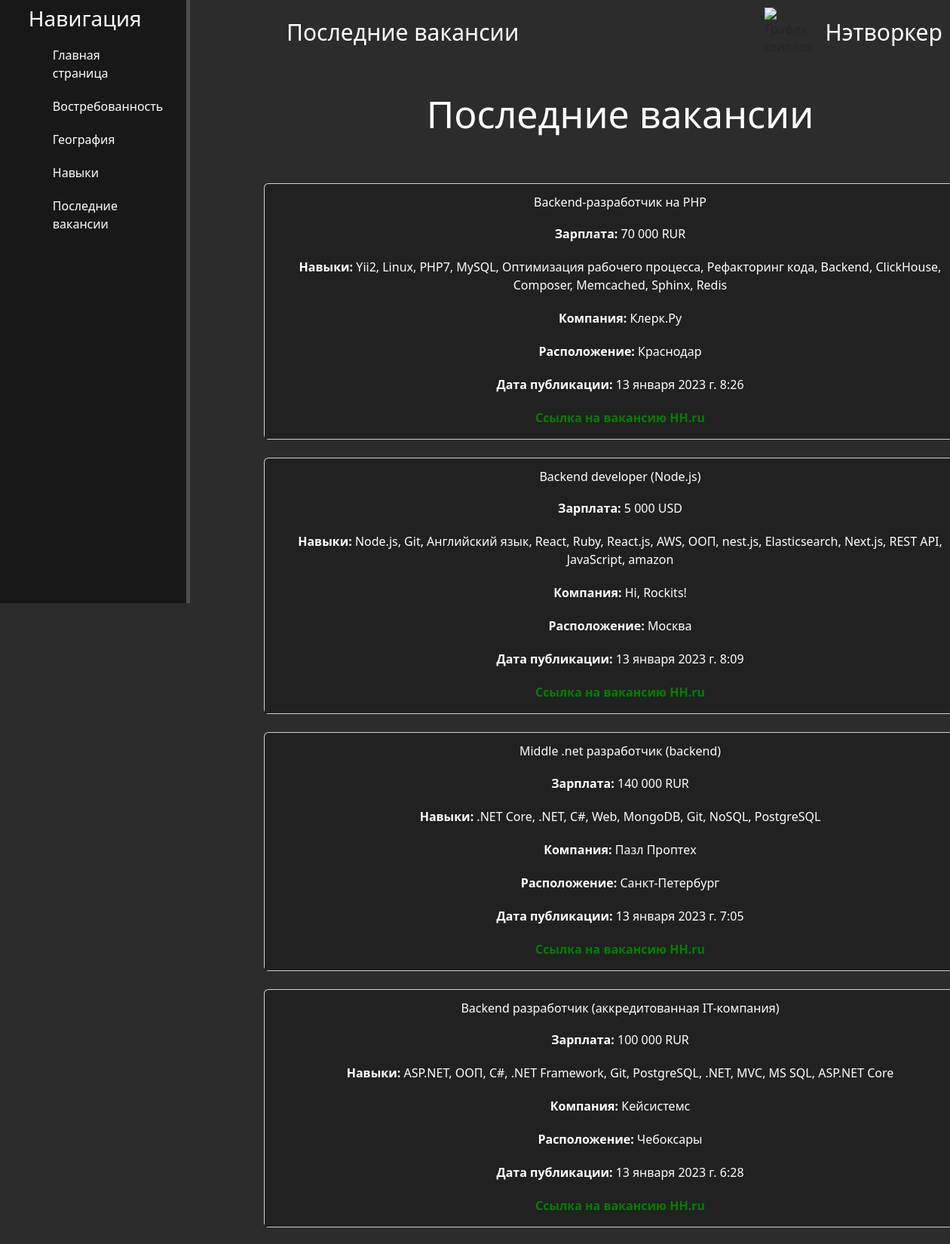
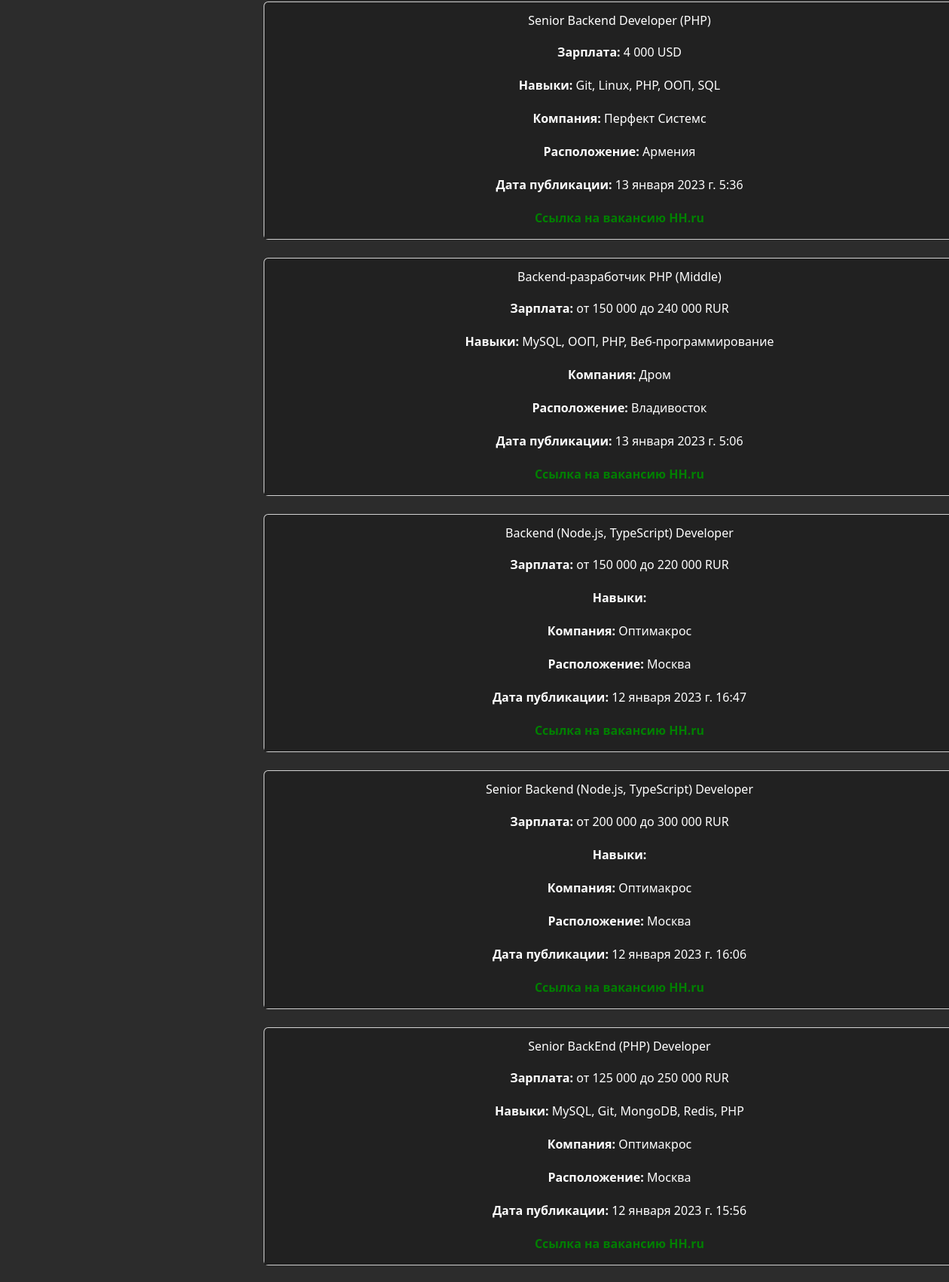
/vacancies (upper part), run on the app's committed database (2 pictures, top to bottom).
### main/models.py (models this page shows)
class Vacancy(models.Model):
    hh_id = models.CharField(max_length=100, default='0000')
    name = models.CharField(
        'Название вакансии',
        max_length=100,
        default='name'
    )
    published_at = models.DateTimeField(
        'Дата публикации',
        default=datetime.datetime(2023, 1, 7, 15, 10, 47, 625508)
    )
    description = models.TextField('Описание', blank=True, null=True)
    key_skills = models.TextField('Навыки', blank=True, null=True)
    address = models.TextField('Город', blank=True, null=True)
    url = models.URLField('Ссылка', max_length=100, null=True)
    salary = models.CharField(
        'зарплата',
        max_length=100,
        blank=True,
        null=True
    )
    employer = models.CharField(
        'Имя нанимателя',
        max_length=100,
        blank=True,
        null=True
    )
    class Meta:
        verbose_name = 'Вакансии hh.ru'
        verbose_name_plural = 'Вакансии hh.ru'

### main/views.py (the view)
# urls.py: path('vacancies', include("main.urls"))
def vacancies(request):
    add_vacancies()
    return render(request, "main/vacancies.html", context={'vacancies': Vacancy.objects.order_by('-published_at')[:10]})

### main/utils.py (called while the page is built, shortened)
def add_vacancies():
    set_vacancyModels(get_vacancies())

def set_vacancyModels(vacancies):
    models_hh_id = [item.hh_id for item in Vacancy.objects.all()]

def get_api():
    params = {
        'text': 'backend',
        'specialization': 1,
        'page': 1,
        'per_page': 100,
    }
    return requests.get('https://api.hh.ru/vacancies', params).json()

def get_vacancies():
    try:
        data = []
        info = get_api()
        for row in info['items']:
            if row['name'].lower().__contains__('backend') and not row['salary'] is None:
                data.append({'id': row['id'], 'published_at': row['published_at']})
        data = sorted(data, key=lambda x: x['published_at'])
        vacancies = []
        for vacancy in data[len(data) - 10:]:
            vacancies.append(clean_vacancy(requests.get(f'https://api.hh.ru/vacancies/{vacancy["id"]}').json()))
        return vacancies
    except Exception as e:
        print(e)
        print(datetime.datetime.now())
        return []

### main/templates/main/vacancies.html (shortened to what this page needs)
{% extends 'main/layout.html' %}
{% block footer %} Последние вакансии {% endblock %}
{% block content %}
<div class="features">
<h1 style="text-align: center;"> Последние вакансии</h1>
    <br>
    <div style="max-width: 1000px; margin: 30px auto;">
        {% for vacancy in vacancies %}
            <div class="card">
                <div class="card-header" style="background: #212121; max-width: 1000px;">
                    <h5 class="mb-0">
                        <button class="btn btn-link" data-toggle="collapse" style="text-decoration: none; color: white">
                            <div class="text_block">
                                <h6>{{ vacancy.name }}</h6>
                                <p style="max-width: 1000px;"><b>Зарплата:</b> {{ vacancy.salary }}</p>
                                <p><b>Навыки: </b>{{ vacancy.key_skills }}</p>
                                <p><b>Компания: </b> {{ vacancy.employer }}</p>
                                <p><b>Расположение:</b> {{ vacancy.address }}</p>
                                <p><b>Дата публикации:</b> {{ vacancy.published_at }}</p>
                                <a style="color: green" href={{ vacancy.url }}><strong>Ссылка на вакансию HH.ru</strong></a>
                            </div>
                        </button>
                    </h5>
                </div>
            </div>
            <br>
        {% endfor %}
    </div>
</div>
{% endblock %}

### main/static/main/css/main.css (style rules this page uses)
body { background: #2c2c2c; }
a { text-decoration: none; }
main .features { float: left; color: #fff; margin-top: 30px; margin-left: 350px; text-align: center; width: 75%; }
main .features h1 { font-size: 50px; }
main .features p { max-width: 1000px; margin: 20px auto; margin-bottom: 20px; }

### data on the page
Vacancy: name "Backend-разработчик на PHP", salary "70 000 RUR", key_skills "Yii2, Linux, PHP7, MySQL, Оптимизация рабочего процесса, Рефакторинг кода, Backend, ClickHouse, Composer, Memcached, Sphinx, Redis", employer "Клерк.Ру", address "Краснодар", published_at "13 января 2023 г. 8:26"
Vacancy: name "Backend developer (Node.js)", salary "5 000 USD", key_skills "Node.js, Git, Английский язык, React, Ruby, React.js, AWS, ООП, nest.js, Elasticsearch, Next.js, REST API, JavaScript, amazon", employer "Hi, Rockits!", address "Москва", published_at "13 января 2023 г. 8:09"
Vacancy: name "Middle .net разработчик (backend)", salary "140 000 RUR", key_skills ".NET Core, .NET, С#, Web, MongoDB, Git, NoSQL, PostgreSQL", employer "Пазл Проптех", address "Санкт-Петербург", published_at "13 января 2023 г. 7:05"
Vacancy: name "Backend разработчик (аккредитованная IT-компания)", salary "100 000 RUR", key_skills "ASP.NET, ООП, C#, .NET Framework, Git, PostgreSQL, .NET, MVC, MS SQL, ASP.NET Core", employer "Кейсистемс", address "Чебоксары", published_at "13 января 2023 г. 6:28"
Vacancy: name "Senior Backend Developer (PHP)", salary "4 000 USD", key_skills "Git, Linux, PHP, ООП, SQL", employer "Перфект Системс", address "Армения", published_at "13 января 2023 г. 5:36"
Vacancy: name "Backend-разработчик PHP (Middle)", salary "от 150 000 до 240 000 RUR", key_skills "MySQL, ООП, PHP, Веб-программирование", employer "Дром", address "Владивосток", published_at "13 января 2023 г. 5:06"
Vacancy: name "Backend (Node.js, TypeScript) Developer", salary "от 150 000 до 220 000 RUR", employer "Оптимакрос", address "Москва", published_at "12 января 2023 г. 16:47"
Vacancy: name "Senior Backend (Node.js, TypeScript) Developer", salary "от 200 000 до 300 000 RUR", employer "Оптимакрос", address "Москва", published_at "12 января 2023 г. 16:06"
Vacancy: name "Senior BackEnd (PHP) Developer", salary "от 125 000 до 250 000 RUR", key_skills "MySQL, Git, MongoDB, Redis, PHP", employer "Оптимакрос", address "Москва", published_at "12 января 2023 г. 15:56"
